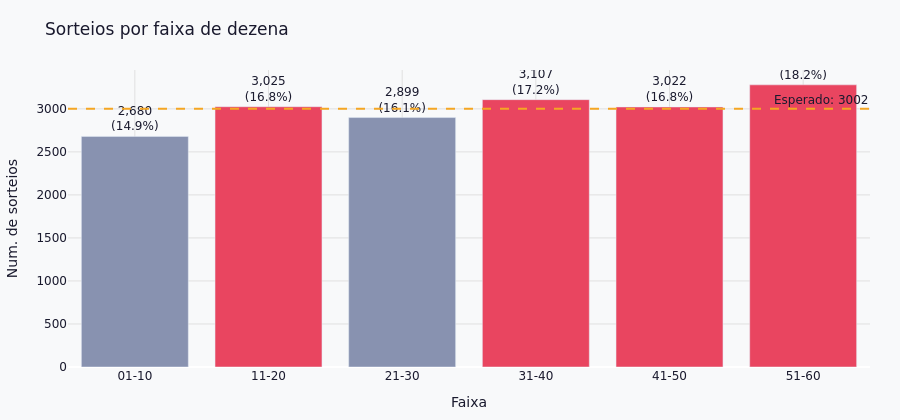

The cell this chart's notebook holds for it:
### Markdown cell above
## 2. Frequencia por faixa de dezena

Sorteios agrupados por faixa de 10 numeros. Linha tracejada = distribuicao esperada uniforme.

### Code cell
dezenas   = all_dezenas()
labels    = ["01-10", "11-20", "21-30", "31-40", "41-50", "51-60"]
bins      = [0, 10, 20, 30, 40, 50, 60]
counts, _ = np.histogram(dezenas, bins=bins)
esperado  = dezenas.size / 6
pcts      = [100 * c / dezenas.size for c in counts]

fig = go.Figure(go.Bar(
    x=labels,
    y=counts,
    marker_color=[ACCENT if c > esperado else MUTED for c in counts],
    text=[f"{c:,}<br>({p:.1f}%)" for c, p in zip(counts, pcts)],
    textposition="outside",
    hovertemplate="Faixa <b>%{x}</b><br>Sorteios: <b>%{y:,}</b><br>%{text}<extra></extra>",
))

fig.add_hline(y=esperado, line_dash="dash", line_color=HIGHLIGHT, line_width=2,
              annotation_text=f"Esperado: {esperado:.0f}",
              annotation_position="top right")

fig.update_layout(
    **LAYOUT,
    title="Sorteios por faixa de dezena",
    xaxis=dict(title="Faixa", gridcolor="#e0e0e0", type="category"),
    yaxis=dict(title="Num. de sorteios", gridcolor="#e0e0e0"),
    height=420,
    showlegend=False,
)
fig.write_html(EXPORTS / "eda_02_frequencia_faixa.html")
fig.show()

### Figure 1 — Plotly figure (JSON) as saved in the notebook; plotly's stock layout.template omitted (floating-point values rounded to 4 significant figures)
{"data": [{"hovertemplate": "Faixa <b>%{x}</b><br>Sorteios: <b>%{y:,}</b><br>%{text}<extra></extra>", "marker": {"color": ["#8892b0", "#e94560", "#8892b0", "#e94560", "#e94560", "#e94560"]}, "text": ["2,680<br>(14.9%)", "3,025<br>(16.8%)", "2,899<br>(16.1%)", "3,107<br>(17.2%)", "3,022<br>(16.8%)", "3,279<br>(18.2%)"], "textposition": "outside", "type": "bar", "x": ["01-10", "11-20", "21-30", "31-40", "41-50", "51-60"], "y": [2680, 3025, 2899, 3107, 3022, 3279]}], "layout": {"annotations": [{"showarrow": false, "text": "Esperado: 3002", "x": 1, "xanchor": "right", "xref": "x domain", "y": 3002, "yanchor": "bottom", "yref": "y"}], "font": {"color": "#1a1a2e", "family": "DejaVu Sans, sans-serif"}, "height": 420, "hoverlabel": {"bgcolor": "white", "font": {"size": 12}}, "legend": {"bgcolor": "rgba(0,0,0,0)", "borderwidth": 0}, "margin": {"b": 50, "l": 60, "r": 30, "t": 70}, "paper_bgcolor": "#f8f9fa", "plot_bgcolor": "#f8f9fa", "shapes": [{"line": {"color": "#f5a623", "dash": "dash", "width": 2}, "type": "line", "x0": 0, "x1": 1, "xref": "x domain", "y0": 3002, "y1": 3002, "yref": "y"}], "showlegend": false, "title": {"text": "Sorteios por faixa de dezena"}, "xaxis": {"gridcolor": "#e0e0e0", "title": {"text": "Faixa"}, "type": "category"}, "yaxis": {"gridcolor": "#e0e0e0", "title": {"text": "Num. de sorteios"}}}}
